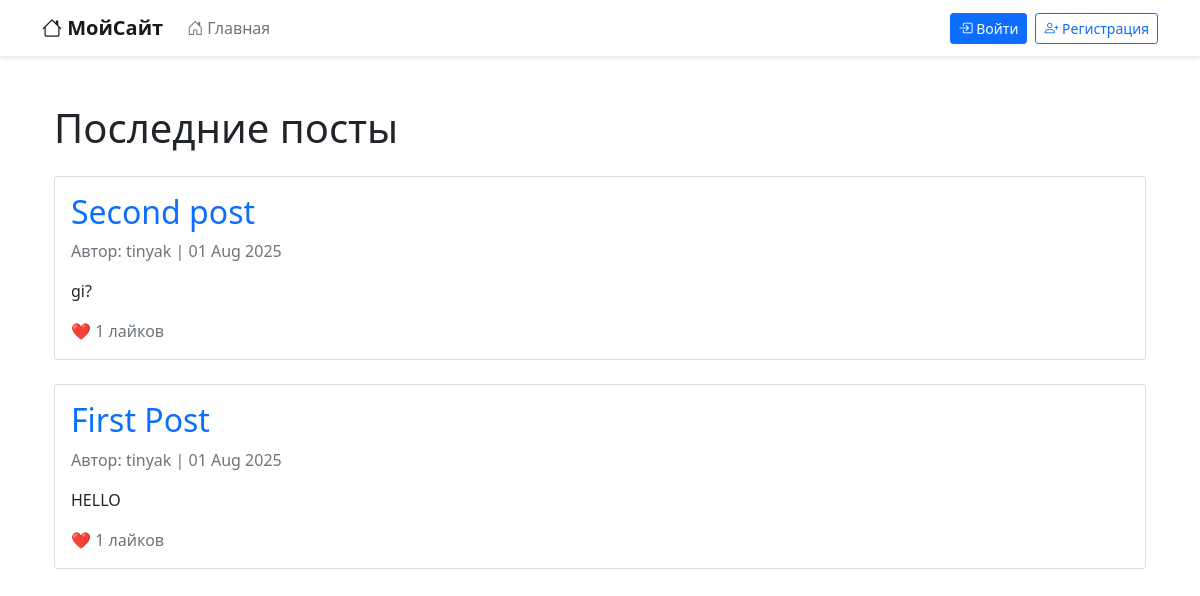
The app's page /, older data.
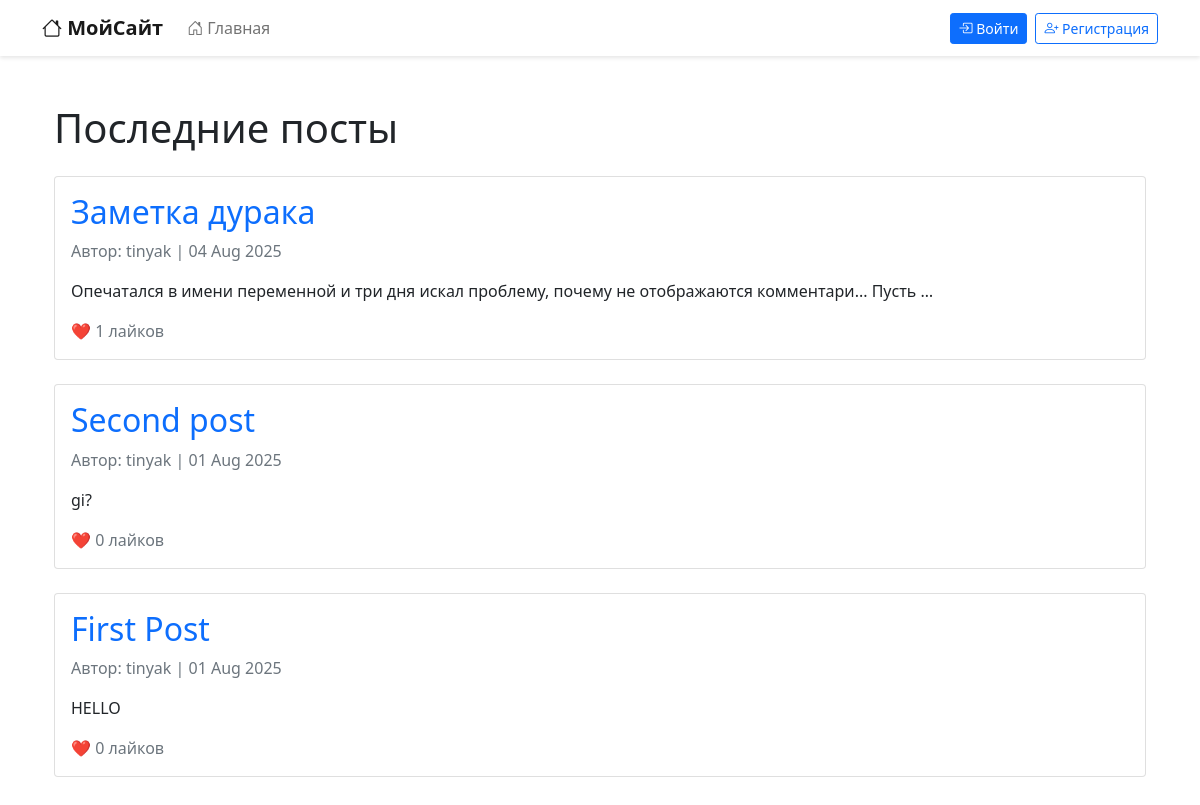
The same page, newer data.
### posts/models.py (models this page shows)
class Post(models.Model):
    author = models.ForeignKey(User, on_delete=models.CASCADE)
    title = models.CharField(max_length=200)
    content = models.TextField()
    tags = models.ManyToManyField(Tag, blank=True)
    created_at = models.DateTimeField(auto_now_add=True)
    likes = models.ManyToManyField(User, related_name='liked_posts', blank=True)

### posts/views.py (the view)
# urls.py: 2. Add a URL to urlpatterns:  path('', views.home, name='home')
def home(request):
    posts = Post.objects.all().order_by('-created_at')
    paginator = Paginator(posts, 5)
    page_number = request.GET.get('page')
    page_obj = paginator.get_page(page_number)
    return render(request, 'home.html', {'page_obj':page_obj})

### posts/templates/home.html (shortened to what this page needs)
{% extends 'base.html' %}
{% load static %}
{% block content %}
<div class="container mt-5">
    <h1 class="mb-4">Последние посты</h1>
    {% for post in page_obj %}
    <div class="card mb-4">
        <div class="card-body">
            <h2 class="card-title">
                <a href="{% url 'post_detail' post.pk %}" class="text-decoration-none">
                    {{ post.title }}
                </a>
            </h2>
            <p class="text-muted">
                Автор: {{ post.author.username }} | {{ post.created_at|date:"d M Y" }}
            </p>
            <p class="card-text">
                {{ post.content|truncatechars:100 }}
            </p>
            <div class="mt-3">
                <span class="text-muted">
                    ❤️ {{ post.likes.count }} лайков
                </span>
            </div>
        </div>
    </div>
    {% empty %}
    <div class="alert alert-info">
        Пока нет ни одного поста.
    </div>
    {% endfor %}
</div>
{% endblock %}

Row changes from the older to the newer data that the page shows:
added Post: title "Заметка дурака", author.username "tinyak", created_at "04 Aug 2025", content "Опечатался в имени переменной и три дня искал проблему, почему не отображаются комментари... Пусть …", likes.count "1"
computed for Post "Second post": likes.count "1" → "0"
computed for Post "First Post": likes.count "1" → "0"
